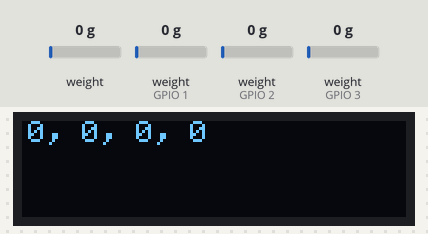
A sketch run on a simulated ESP32. On the bench: 128×32 one-colour display. The test bench sets the inputs (shaded band); at power-on: weight on the scale 0 g, weight on the scale (sensors on GPIO 1, GPIO 2, GPIO 3) 0 g. What the sketch prints to the serial monitor is not drawn.

Above: at 3.4 s.
3.5 s: weight on the scale (sensor 0) set to 100 g
At 4.7 s:
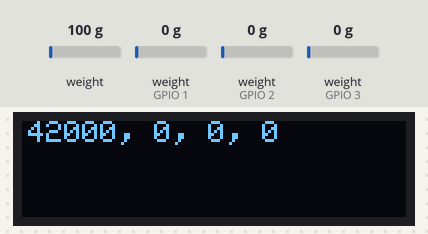
8.4 s: weight on the scale (sensor on GPIO 1) set to 100 g
At 10.4 s:
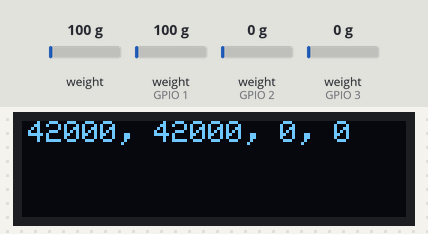
12.7 s: weight on the scale (sensor on GPIO 2) set to 100 g
At 15.2 s:
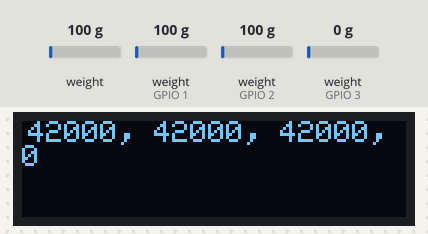
17.0 s: weight on the scale (sensor on GPIO 3) set to 100 g
At 18.9 s:
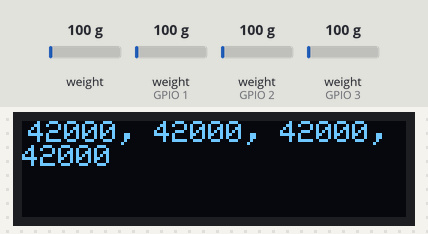
21.2 s: weight on the scale (sensor 0) set to 1250 g
At 23.7 s:
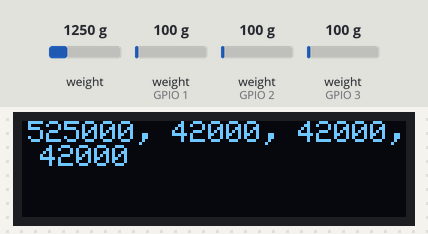
25.5 s: weight on the scale (sensor on GPIO 1) set to 1250 g
At 27.5 s:
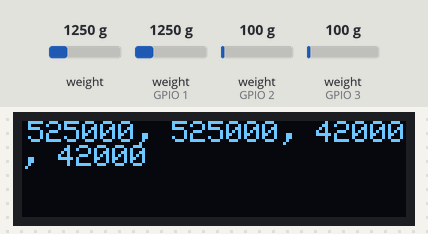
Timing chart, 0 to 29.0 s (numbered marks = the images above; inputs shaded):
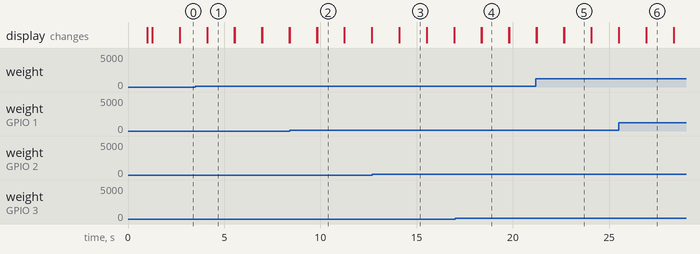

Measured:
- after the input at 3.5 s, the display: first differs from a run without the input after 0.62 s (image 1)
- after the input at 8.4 s, the display: first differs from a run without the input after 1.4 s (image 2)
- after the input at 12.7 s, the display: first differs from a run without the input after 1.4 s (image 3)
- after the input at 17.0 s, the display: first differs from a run without the input after 1.4 s (image 4)
- after the input at 21.2 s, the display: first differs from a run without the input after 1.5 s (image 5)
- after the input at 25.5 s, the display: first differs from a run without the input after 1.4 s (image 6)
- what the display in image 1 shows lasts 1.4 s, from 4.1 s to 5.5 s

The sketch:

scale.ino
```cpp
#include <Arduino.h>
#include "weight.h"
#include <SPI.h>
#include <Wire.h>
#include <Adafruit_GFX.h>
#include <Adafruit_SSD1306.h>
#include <WiFi.h>

#define SCREEN_WIDTH 128
#define SCREEN_HEIGHT 32
#define OLED_RESET     -1 // Reset pin # (or -1 if sharing Arduino reset pin)
#define SCREEN_ADDRESS 0x3C ///< See datasheet for Address; 0x3D for 128x64, 0x3C for 128x32
Adafruit_SSD1306 display(SCREEN_WIDTH, SCREEN_HEIGHT, &Wire, OLED_RESET);

#define OLED_SCK_PIN 9
#define OLED_SDA_PIN 8

void setup() {
  Serial.begin(9600);
  delay(1000);
  Serial.println("Hello");
  Wire.begin(OLED_SDA_PIN, OLED_SCK_PIN);
  // WiFi.begin("Sơn 's S22", "9999999999");

  // if(WiFi.status() == WL_CONNECTED){
  //   Serial.println("Wifi connected!");
  //   Serial.println(WiFi.localIP());
  // }

  if(!display.begin(SSD1306_SWITCHCAPVCC, SCREEN_ADDRESS)) {
    Serial.println(F("SSD1306 allocation failed"));
    for(;;);
  }

  display.clearDisplay();
  display.display();
  delay(100);

  display.setTextColor(SSD1306_WHITE);
  display.setTextSize(2);
  display.display();
  delay(100);

  display.print("MIMO Scale");
  display.display();
  display.setTextSize(1);

  setup_hx711();
  delay(1000);
}

void loop() {
  Serial.println(".");
  loop_hx711();

  display.clearDisplay();
  display.display();

  display.setCursor(2,0);
  display.print(loadcell_values[0]);
  display.print(", ");
  display.print(loadcell_values[1]);
  display.print(", ");
  display.print(loadcell_values[2]);
  display.print(", ");
  display.print(loadcell_values[3]);
  display.println();
  display.display();
  delay(1000);
}
```

weight.cpp
```cpp
#include "weight.h"

long loadcell_values[LOADCELL_NUM];
HX711 scale[LOADCELL_NUM];

void setup_hx711()
{
    // Initialize library with data output pin, clock input pin and gain factor.
    // Channel selection is made by passing the appropriate gain:
    // - With a gain factor of 64 or 128, channel A is selected
    // - With a gain factor of 32, channel B is selected
    // By omitting the gain factor parameter, the library
    // default "128" (Channel A) is used here.
    for (unsigned char i = 0; i < LOADCELL_NUM; i++)
    {
        scale[i].begin(LOADCELL_DOUT_PIN[i], LOADCELL_SCK_PIN);
    }
}

void loop_hx711()
{
    static unsigned char i;
    for (i = 0; i < LOADCELL_NUM; i++)
    {
        if (scale[i].is_ready())
        {
            loadcell_values[i] = scale[i].read();
            //loadcell_values[i] = random(100);
        }
        else
        {
            Serial.print("HX711 ");
            Serial.print(i);
            Serial.println(" not found.");
            loadcell_values[i] = -1;
        }
    }
}
```

weight.h
```cpp
#include <HX711.h>
#ifndef WEIGHT_H
#define WEIGHT_H

#define LOADCELL_NUM 4

const int LOADCELL_DOUT_PIN[LOADCELL_NUM] = {0,1,2,3};
const int LOADCELL_SCK_PIN = 4;

extern long loadcell_values[LOADCELL_NUM];

void setup_hx711();

void loop_hx711();

#endif
```
